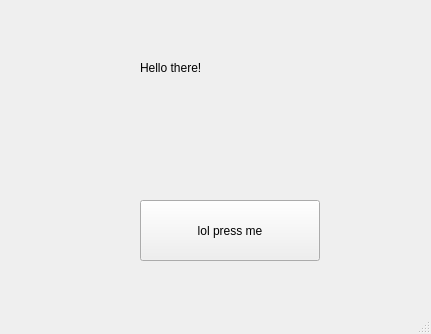
<?xml version="1.0" encoding="UTF-8"?>
<ui version="4.0">
 <class>MainWindow</class>
 <widget class="QMainWindow" name="MainWindow">
  <property name="geometry">
   <rect>
    <x>0</x>
    <y>0</y>
    <width>431</width>
    <height>334</height>
   </rect>
  </property>
  <property name="windowTitle">
   <string>MainWindow</string>
  </property>
  <widget class="QWidget" name="centralwidget">
   <widget class="QPushButton" name="clickme_button">
    <property name="geometry">
     <rect>
      <x>140</x>
      <y>200</y>
      <width>180</width>
      <height>61</height>
     </rect>
    </property>
    <property name="text">
     <string>lol press me</string>
    </property>
   </widget>
   <widget class="QLabel" name="info_label">
    <property name="geometry">
     <rect>
      <x>140</x>
      <y>60</y>
      <width>241</width>
      <height>16</height>
     </rect>
    </property>
    <property name="text">
     <string>Hello there!</string>
    </property>
   </widget>
  </widget>
  <widget class="QMenuBar" name="menubar">
   <property name="geometry">
    <rect>
     <x>0</x>
     <y>0</y>
     <width>431</width>
     <height>21</height>
    </rect>
   </property>
  </widget>
  <widget class="QStatusBar" name="statusbar"/>
 </widget>
 <resources/>
 <connections/>
</ui>
